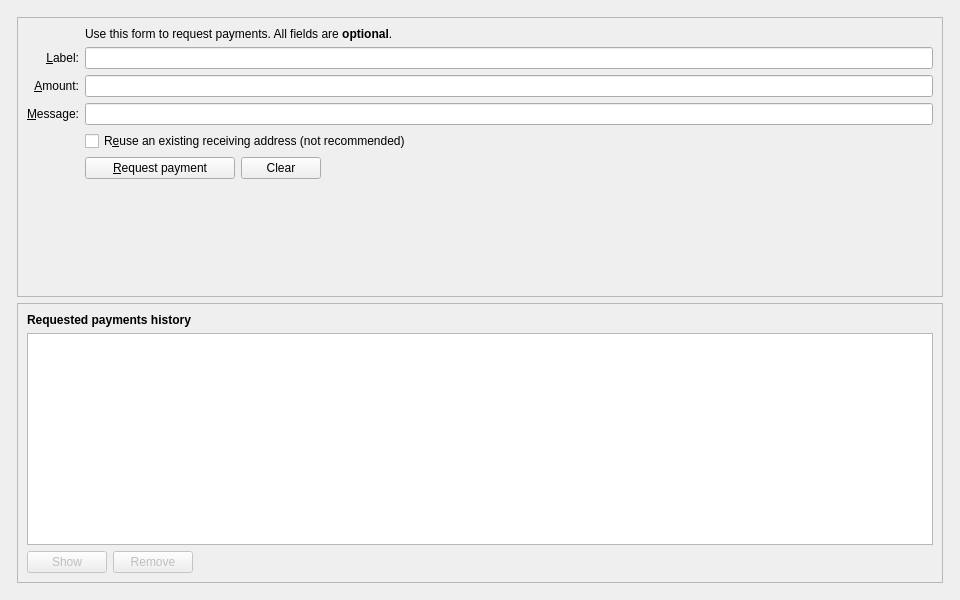
<?xml version="1.0" encoding="UTF-8"?>
<ui version="4.0">
 <class>ReceiveCoinsDialog</class>
 <widget class="QWidget" name="ReceiveCoinsDialog">
  <property name="geometry">
   <rect>
    <x>0</x>
    <y>0</y>
    <width>960</width>
    <height>600</height>
   </rect>
  </property>
  <layout class="QVBoxLayout" name="verticalLayout" stretch="0">
   <item>
    <layout class="QVBoxLayout" name="verticalLayout_Master" stretch="0,1">
     <property name="spacing">
      <number>0</number>
     </property>
     <item>
      <widget class="QFrame" name="frame_Header">
       <layout class="QVBoxLayout" name="verticalLayout_8">
        <property name="leftMargin">
         <number>0</number>
        </property>
        <property name="topMargin">
         <number>0</number>
        </property>
        <property name="rightMargin">
         <number>0</number>
        </property>
        <property name="bottomMargin">
         <number>0</number>
        </property>
       </layout>
      </widget>
     </item>
     <item>
      <widget class="QFrame" name="frame_BG">
       <layout class="QVBoxLayout" name="verticalLayout_5">
        <property name="leftMargin">
         <number>6</number>
        </property>
        <property name="topMargin">
         <number>6</number>
        </property>
        <property name="rightMargin">
         <number>6</number>
        </property>
        <property name="bottomMargin">
         <number>6</number>
        </property>
        <item>
         <widget class="QFrame" name="frame2">
          <property name="sizePolicy">
           <sizepolicy hsizetype="Preferred" vsizetype="Expanding">
            <horstretch>0</horstretch>
            <verstretch>0</verstretch>
           </sizepolicy>
          </property>
          <property name="frameShape">
           <enum>QFrame::StyledPanel</enum>
          </property>
          <property name="frameShadow">
           <enum>QFrame::Sunken</enum>
          </property>
          <layout class="QVBoxLayout" name="verticalLayout_3">
           <item>
            <layout class="QGridLayout" name="gridLayout">
             <item row="7" column="2">
              <widget class="QCheckBox" name="reuseAddress">
               <property name="toolTip">
                <string>Reuse one of the previously used receiving addresses.&lt;br&gt;Reusing addresses has security and privacy issues.&lt;br&gt;Do not use this unless re-generating a payment request made before.</string>
               </property>
               <property name="text">
                <string>R&amp;euse an existing receiving address (not recommended)</string>
               </property>
              </widget>
             </item>
             <item row="7" column="0">
              <widget class="QLabel" name="label_4">
               <property name="text">
                <string/>
               </property>
              </widget>
             </item>
             <item row="6" column="0">
              <widget class="QLabel" name="label_3">
               <property name="toolTip">
                <string>An optional message to attach to the payment request, which will be displayed when the request is opened. Note: The message will not be sent with the payment over the XgamingUP network.</string>
               </property>
               <property name="text">
                <string>&amp;Message:</string>
               </property>
               <property name="alignment">
                <set>Qt::AlignRight|Qt::AlignTrailing|Qt::AlignVCenter</set>
               </property>
               <property name="buddy">
                <cstring>reqMessage</cstring>
               </property>
              </widget>
             </item>
             <item row="4" column="2">
              <widget class="QLineEdit" name="reqLabel">
               <property name="toolTip">
                <string>An optional label to associate with the new receiving address.</string>
               </property>
              </widget>
             </item>
             <item row="6" column="2">
              <widget class="QLineEdit" name="reqMessage">
               <property name="toolTip">
                <string>An optional message to attach to the payment request, which will be displayed when the request is opened.&lt;br&gt;Note: The message will not be sent with the payment over the XgamingUP network.</string>
               </property>
              </widget>
             </item>
             <item row="2" column="2">
              <widget class="QLabel" name="label_5">
               <property name="text">
                <string>Use this form to request payments. All fields are &lt;b&gt;optional&lt;/b&gt;.</string>
               </property>
              </widget>
             </item>
             <item row="4" column="0">
              <widget class="QLabel" name="label_2">
               <property name="toolTip">
                <string>An optional label to associate with the new receiving address.</string>
               </property>
               <property name="text">
                <string>&amp;Label:</string>
               </property>
               <property name="alignment">
                <set>Qt::AlignRight|Qt::AlignTrailing|Qt::AlignVCenter</set>
               </property>
               <property name="buddy">
                <cstring>reqLabel</cstring>
               </property>
              </widget>
             </item>
             <item row="5" column="0">
              <widget class="QLabel" name="label">
               <property name="toolTip">
                <string>An optional amount to request. Leave this empty or zero to not request a specific amount.</string>
               </property>
               <property name="text">
                <string>&amp;Amount:</string>
               </property>
               <property name="alignment">
                <set>Qt::AlignRight|Qt::AlignTrailing|Qt::AlignVCenter</set>
               </property>
               <property name="buddy">
                <cstring>reqAmount</cstring>
               </property>
              </widget>
             </item>
             <item row="5" column="2">
              <widget class="BitcoinAmountField" name="reqAmount">
               <property name="minimumSize">
                <size>
                 <width>80</width>
                 <height>0</height>
                </size>
               </property>
               <property name="toolTip">
                <string>An optional amount to request. Leave this empty or zero to not request a specific amount.</string>
               </property>
              </widget>
             </item>
             <item row="8" column="0">
              <widget class="QLabel" name="label_7">
               <property name="text">
                <string/>
               </property>
              </widget>
             </item>
             <item row="8" column="2">
              <layout class="QHBoxLayout" name="horizontalLayout">
               <item>
                <widget class="QPushButton" name="receiveButton">
                 <property name="minimumSize">
                  <size>
                   <width>150</width>
                   <height>0</height>
                  </size>
                 </property>
                 <property name="text">
                  <string>&amp;Request payment</string>
                 </property>
                 <property name="icon">
                  <iconset resource="../xgamingup.qrc">
                   <normaloff>:/icons/receiving_addresses</normaloff>:/icons/receiving_addresses</iconset>
                 </property>
                </widget>
               </item>
               <item>
                <widget class="QPushButton" name="clearButton">
                 <property name="sizePolicy">
                  <sizepolicy hsizetype="Minimum" vsizetype="Fixed">
                   <horstretch>0</horstretch>
                   <verstretch>0</verstretch>
                  </sizepolicy>
                 </property>
                 <property name="toolTip">
                  <string>Clear all fields of the form.</string>
                 </property>
                 <property name="text">
                  <string>Clear</string>
                 </property>
                 <property name="icon">
                  <iconset resource="../xgamingup.qrc">
                   <normaloff>:/icons/remove</normaloff>:/icons/remove</iconset>
                 </property>
                 <property name="autoDefault">
                  <bool>false</bool>
                 </property>
                </widget>
               </item>
               <item>
                <spacer name="horizontalSpacer">
                 <property name="orientation">
                  <enum>Qt::Horizontal</enum>
                 </property>
                 <property name="sizeHint" stdset="0">
                  <size>
                   <width>40</width>
                   <height>20</height>
                  </size>
                 </property>
                </spacer>
               </item>
              </layout>
             </item>
             <item row="9" column="2">
              <spacer name="verticalSpacer">
               <property name="orientation">
                <enum>Qt::Vertical</enum>
               </property>
               <property name="sizeHint" stdset="0">
                <size>
                 <width>20</width>
                 <height>40</height>
                </size>
               </property>
              </spacer>
             </item>
            </layout>
           </item>
          </layout>
         </widget>
        </item>
        <item>
         <widget class="QFrame" name="frame">
          <property name="sizePolicy">
           <sizepolicy hsizetype="Preferred" vsizetype="Expanding">
            <horstretch>0</horstretch>
            <verstretch>0</verstretch>
           </sizepolicy>
          </property>
          <property name="frameShape">
           <enum>QFrame::StyledPanel</enum>
          </property>
          <property name="frameShadow">
           <enum>QFrame::Raised</enum>
          </property>
          <layout class="QVBoxLayout" name="verticalLayout_2">
           <item>
            <widget class="QLabel" name="label_6">
             <property name="font">
              <font>
               <weight>75</weight>
               <bold>true</bold>
              </font>
             </property>
             <property name="text">
              <string>Requested payments history</string>
             </property>
            </widget>
           </item>
           <item>
            <widget class="QTableView" name="recentRequestsView">
             <property name="palette">
              <palette>
               <active>
                <colorrole role="Text">
                 <brush brushstyle="SolidPattern">
                  <color alpha="255">
                   <red>51</red>
                   <green>51</green>
                   <blue>51</blue>
                  </color>
                 </brush>
                </colorrole>
               </active>
               <inactive>
                <colorrole role="Text">
                 <brush brushstyle="SolidPattern">
                  <color alpha="255">
                   <red>51</red>
                   <green>51</green>
                   <blue>51</blue>
                  </color>
                 </brush>
                </colorrole>
               </inactive>
               <disabled>
                <colorrole role="Text">
                 <brush brushstyle="SolidPattern">
                  <color alpha="255">
                   <red>85</red>
                   <green>85</green>
                   <blue>85</blue>
                  </color>
                 </brush>
                </colorrole>
               </disabled>
              </palette>
             </property>
             <property name="contextMenuPolicy">
              <enum>Qt::CustomContextMenu</enum>
             </property>
             <property name="tabKeyNavigation">
              <bool>false</bool>
             </property>
             <property name="sortingEnabled">
              <bool>true</bool>
             </property>
            </widget>
           </item>
           <item>
            <layout class="QHBoxLayout" name="horizontalLayout_2">
             <item>
              <widget class="QPushButton" name="showRequestButton">
               <property name="enabled">
                <bool>false</bool>
               </property>
               <property name="toolTip">
                <string>Show the selected request (does the same as double clicking an entry)</string>
               </property>
               <property name="text">
                <string>Show</string>
               </property>
               <property name="icon">
                <iconset resource="../xgamingup.qrc">
                 <normaloff>:/icons/edit</normaloff>:/icons/edit</iconset>
               </property>
               <property name="autoDefault">
                <bool>false</bool>
               </property>
              </widget>
             </item>
             <item>
              <widget class="QPushButton" name="removeRequestButton">
               <property name="enabled">
                <bool>false</bool>
               </property>
               <property name="toolTip">
                <string>Remove the selected entries from the list</string>
               </property>
               <property name="text">
                <string>Remove</string>
               </property>
               <property name="icon">
                <iconset resource="../xgamingup.qrc">
                 <normaloff>:/icons/remove</normaloff>:/icons/remove</iconset>
               </property>
               <property name="autoDefault">
                <bool>false</bool>
               </property>
              </widget>
             </item>
             <item>
              <spacer name="horizontalSpacer_2">
               <property name="orientation">
                <enum>Qt::Horizontal</enum>
               </property>
               <property name="sizeHint" stdset="0">
                <size>
                 <width>40</width>
                 <height>20</height>
                </size>
               </property>
              </spacer>
             </item>
            </layout>
           </item>
          </layout>
         </widget>
        </item>
       </layout>
      </widget>
     </item>
    </layout>
   </item>
  </layout>
 </widget>
 <customwidgets>
  <customwidget>
   <class>BitcoinAmountField</class>
   <extends>QLineEdit</extends>
   <header>bitcoinamountfield.h</header>
   <container>1</container>
  </customwidget>
 </customwidgets>
 <tabstops>
  <tabstop>reqLabel</tabstop>
  <tabstop>reqAmount</tabstop>
  <tabstop>reqMessage</tabstop>
  <tabstop>reuseAddress</tabstop>
  <tabstop>receiveButton</tabstop>
  <tabstop>clearButton</tabstop>
  <tabstop>recentRequestsView</tabstop>
  <tabstop>showRequestButton</tabstop>
  <tabstop>removeRequestButton</tabstop>
 </tabstops>
 <resources>
  <include location="../xgamingup.qrc"/>
 </resources>
 <connections/>
</ui>
